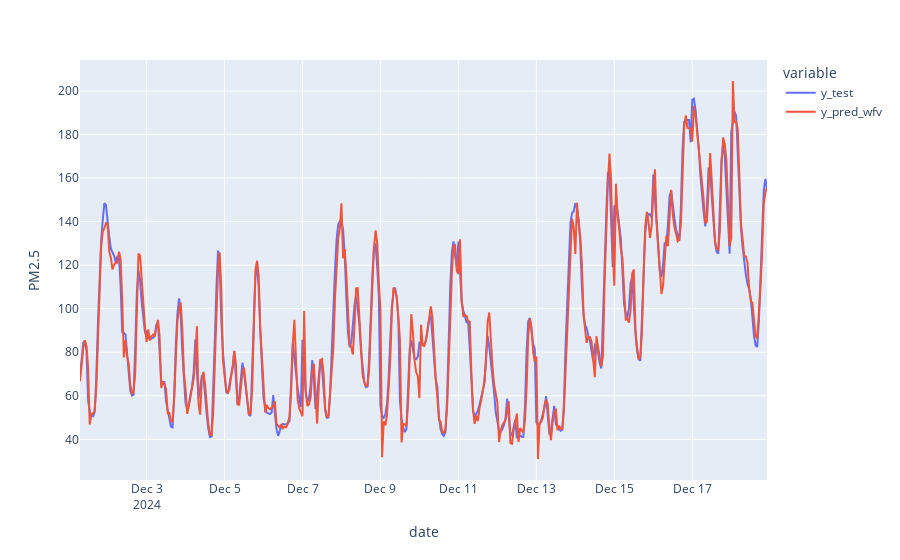

Notebook code for this chart:
### Markdown cell above
A line plot of `y_test` and `y_pred_wfv` in **test_predictions**

### Code cell
fig = px.line(df_pred_test, labels={"value" : "PM2.5"})
fig.show()

### Figure 1 — Plotly figure (JSON) as saved in the notebook; plotly's stock layout.template omitted (floating-point values rounded to 4 significant figures; data arrays with more than 128 entries replaced by an {"elided": "..."} marker saying what was removed)
{"data": [{"hovertemplate": "variable=y_test<br>date=%{x}<br>PM2.5=%{y}<extra></extra>", "legendgroup": "y_test", "line": {"color": "#636efa", "dash": "solid"}, "marker": {"symbol": "circle"}, "mode": "lines", "name": "y_test", "orientation": "v", "showlegend": true, "type": "scatter", "x": {"elided": "424 str values"}, "xaxis": "x", "y": {"elided": "424 float values"}, "yaxis": "y"}, {"hovertemplate": "variable=y_pred_wfv<br>date=%{x}<br>PM2.5=%{y}<extra></extra>", "legendgroup": "y_pred_wfv", "line": {"color": "#EF553B", "dash": "solid"}, "marker": {"symbol": "circle"}, "mode": "lines", "name": "y_pred_wfv", "orientation": "v", "showlegend": true, "type": "scatter", "x": {"elided": "424 str values"}, "xaxis": "x", "y": {"elided": "424 float values"}, "yaxis": "y"}], "layout": {"legend": {"title": {"text": "variable"}, "tracegroupgap": 0}, "margin": {"t": 60}, "xaxis": {"anchor": "y", "domain": [0, 1], "title": {"text": "date"}}, "yaxis": {"anchor": "x", "domain": [0, 1], "title": {"text": "PM2.5"}}}}
